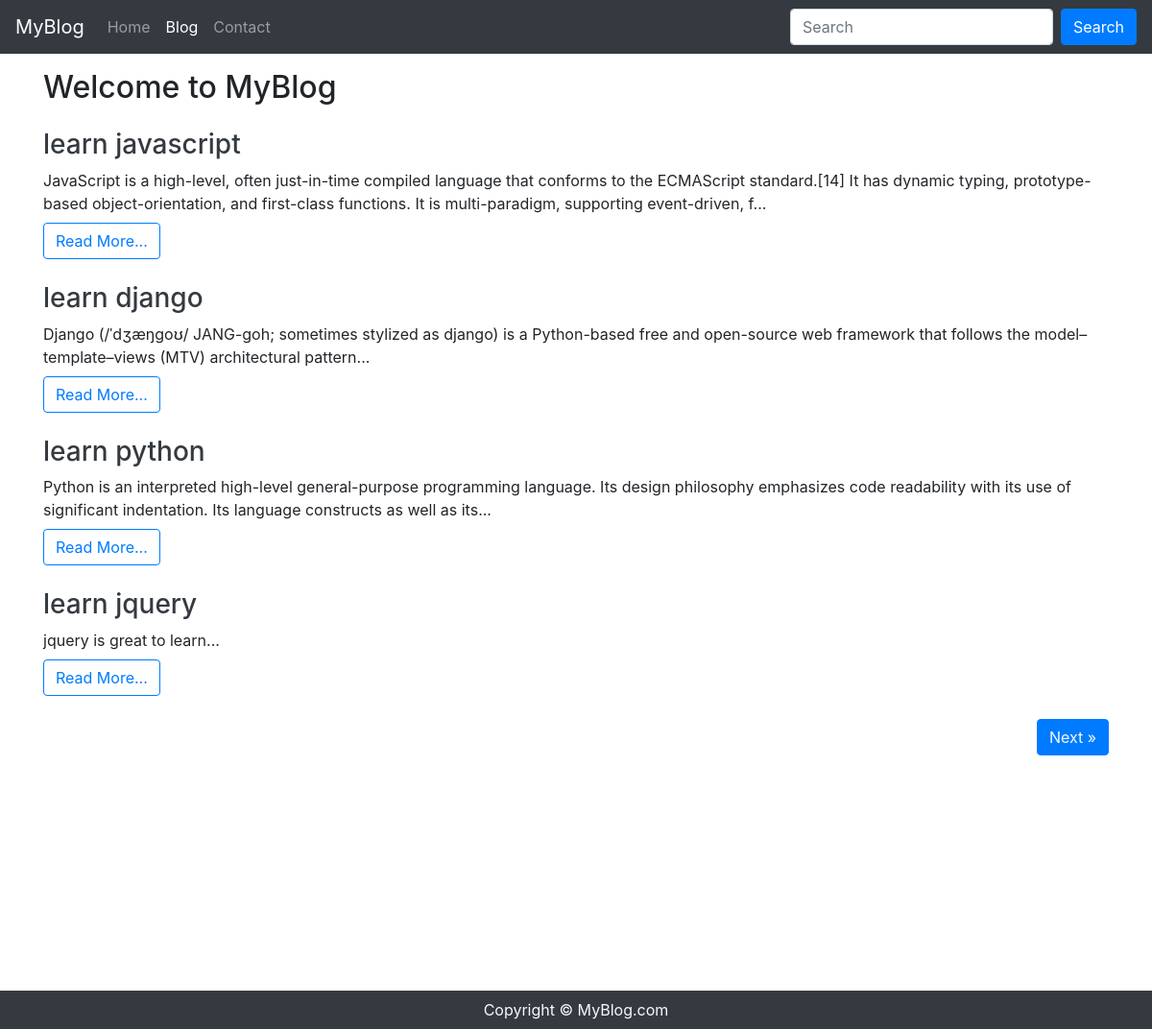
Screenshot of /blog/ with the database file from the repository.
### blog/models.py (models this page shows, shortened)
class Blog(models.Model):
    sno=models.AutoField(primary_key=True)
    title=models.CharField(max_length=200)
    content=models.TextField()
    short_desc=models.CharField(max_length=300,default="")
    slug=models.CharField(max_length=100)
    time=models.DateTimeField(auto_now_add=True)

### blog/views.py (the view)
# urls.py: 2. Add a URL to urlpatterns:  path('blog/', include('blog.urls'))
def blog(request):
   no_of_posts=4
   page=request.GET.get('page')
   if page is None:
      page=1
   else:
      page=int(page)
   blogs=Blog.objects.all()
   length=len(blogs)
   blogs=blogs[(page-1)*no_of_posts:page*no_of_posts]
   if(page>1):
     prev=page-1
   else:
      prev=None
   if (page<(math.ceil(length/no_of_posts))):
     nxt=page+1
   else:
     nxt=None
   context={'blogs':blogs,'prev':prev,'nxt':nxt}
   return render(request,'bloghome.html',context)

### templates/bloghome.html (shortened to what this page needs)
{% extends 'base.html' %}
{% block blogactive %}active{% endblock blogactive %}
{% block body %}
<div class="container">
  <h2 class="my-3">Welcome to MyBlog</h2>
  {% for blog in blogs %}
  <div class="my-4">
    <h3 class="my-2"><a href="/blogpost/{{blog.slug}}" class="text-dark">{{blog.title}}</a></h3>
    <div class="my-2">
      {{blog.short_desc|slice:245}}...
    </div>
    <a href="/blogpost/{{blog.slug}}" class="text-dark"><button type="button" class="btn btn-outline-primary">Read
        More...</button>
    </a>
  </div>
  {% endfor %}
  <div class="my-1">
    {% if nxt %}
    <button class="btn btn-primary float-right"><a class="text-light" href="/blog?page={{nxt}}">Next &raquo;</a></button>
    {% endif %}
  </div>
</div>
{% endblock body %}

### templates/base.html (shortened to what this page needs)
<!doctype html>
<html lang="en">
  <head>
    <link rel="stylesheet" href="https://cdn.jsdelivr.net/npm/bootstrap@4.6.1/dist/css/bootstrap.min.css">
  </head>
  <body>
    <nav class="navbar navbar-expand-lg navbar-dark bg-dark">
        <a class="navbar-brand" href="/">MyBlog</a>
        <div class="collapse navbar-collapse" id="navbarSupportedContent">
          <ul class="navbar-nav mr-auto">
            <li class="nav-item {% block homeactive %}{% endblock homeactive %}">
              <a class="nav-link" href="/">Home <span class="sr-only">(current)</span></a>
            </li>
            <li class="nav-item">
              <a class="nav-link {% block blogactive %}{% endblock blogactive %}" href="/blog">Blog</a>
            </li>
            <li class="nav-item">
                <a class="nav-link {% block contactactive %}{% endblock contactactive %}" href="/contact">Contact</a>
              </li>
          </ul>
          <form class="form-inline my-2 my-lg-0" action="/search" method="get">
            <input class="form-control mr-sm-2" type="search" placeholder="Search" aria-label="Search">
            <button class="btn btn-primary my-2 my-sm-0" type="submit">Search</button>
          </form>
        </div>
      </nav>
    {% block body %}{% endblock body %}
    <footer class="text-center py-2 text-light bg-dark sticky-bottom" >Copyright &copy; MyBlog.com</footer>
  </body>
</html>

### templates/bloghome.html (style rules this page uses)
.container { min-height: 120vh; }

### rows the page displays
Blog: title "learn javascript", short_desc "JavaScript is a high-level, often just-in-time compiled language that conforms to the ECMAScript standard.[14] It has dynamic typing, prototype-based object-orientation, and first-class functions. It is multi-paradigm, supporting event-driven, f"
Blog: title "learn django", short_desc "Django (/ˈdʒæŋɡoʊ/ JANG-goh; sometimes stylized as django) is a Python-based free and open-source web framework that follows the model–template–views (MTV) architectural pattern"
Blog: title "learn python", short_desc "Python is an interpreted high-level general-purpose programming language. Its design philosophy emphasizes code readability with its use of significant indentation. Its language constructs as well as its"
Blog: title "learn jquery", short_desc "jquery is great to learn"
